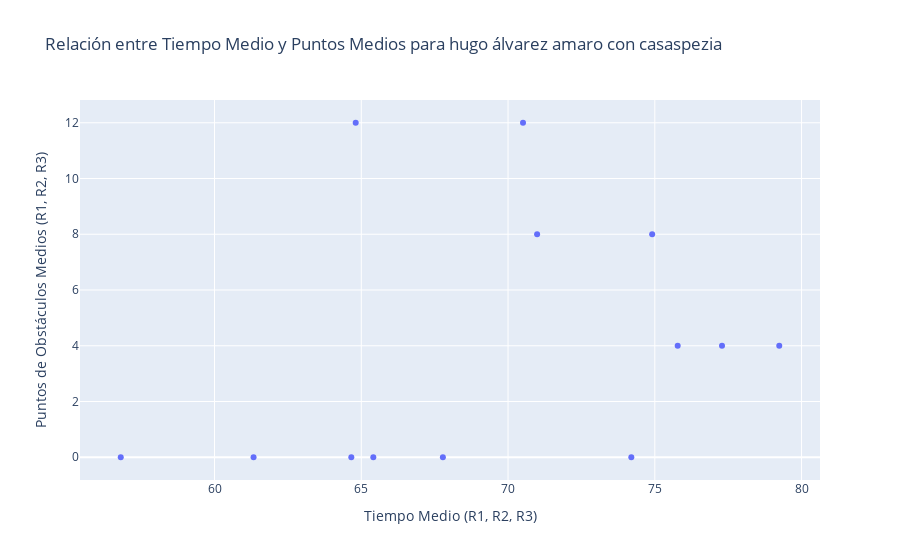

Notebook code cell kept with this figure:
### Code cell
import plotly.express as px
import pandas as pd

# Assuming you want to focus on 'casaspezia' ridden by 'hugo álvarez amaro'
rider_of_interest = 'hugo álvarez amaro'
horse_of_interest = 'casaspezia'

filtered_df = df[(df['jinete'] == rider_of_interest) & (df['caballo'] == horse_of_interest)].copy()

# Calculate the average time across available rounds
time_cols = ['tiempo_r1', 'tiempo_r2', 'tiempo_r3']
filtered_df['media_tiempo'] = filtered_df[time_cols].mean(axis=1)

# Calculate the average obstacle points across available rounds
puntos_obs_cols = ['puntos_obs_r1', 'puntos_obs_r2', 'puntos_obs_r3']
filtered_df['media_puntos_obs'] = filtered_df[puntos_obs_cols].mean(axis=1)

# Create the scatter plot of average time vs. average obstacle points
fig = px.scatter(
    filtered_df,
    x='media_tiempo',
    y='media_puntos_obs',
    hover_data=['fecha_prueba', 'prueba', 'concurso', 'puesto'],
    title=f'Relación entre Tiempo Medio y Puntos Medios para {rider_of_interest} con {horse_of_interest}',
    labels={'media_tiempo': 'Tiempo Medio (R1, R2, R3)', 'media_puntos_obs': 'Puntos de Obstáculos Medios (R1, R2, R3)'}
)

fig.show()

# Calculate the correlation coefficient between the averages
correlation_avg = filtered_df['media_tiempo'].corr(filtered_df['media_puntos_obs'])
print(f"Correlación entre Tiempo Medio y Puntos Medios: {correlation_avg:.2f}")

### Figure 1 — Plotly figure (JSON) as saved in the notebook; plotly's stock layout.template omitted (floating-point values rounded to 4 significant figures)
{"data": [{"customdata": [["2025-02-06T00:00:00", "1,50 (G) - A c.c. (238.2.1)", "CSI4* - 1st Week XXXI Andalucía Sunshine Tour 2025", 14], ["2025-02-07T00:00:00", "1,50 (G) - A c.c. (238.2.1)", "CSI4* - 1st Week XXXI Andalucía Sunshine Tour 2025", 42], ["2025-02-09T00:00:00", "1,55 (GP) - A.c.c. y desempate (238.2.2)", "CSI4* - 1st Week XXXI Andalucía Sunshine Tour 2025", 12], ["2025-02-14T00:00:00", "1,50 (GP) - A.c.c. y desempate (238.2.2)", "CSI4* - 2nd Week XXXI Andalucía Sunshine Tour 2025", 52], ["2025-02-16T00:00:00", "1,50 (GP) - A.c.c. y desempate (238.2.2)", "CSI4* - 2nd Week XXXI Andalucía Sunshine Tour 2025", 27], ["2025-02-21T00:00:00", "1,50 (G) - A c.c. (238.2.1)", "CSI4* - 3rd Week XXXI Andalucía Sunshine Tour 2025", null], ["2025-02-22T00:00:00", "1,45 (GP) - A.c.c. y desempate (238.2.2)", "CSI4* - 3rd Week XXXI Andalucía Sunshine Tour 2025", null], ["2025-03-13T00:00:00", "1,35 (G) - A c.c. (238.2.1)", "CSI4* - 6th Week XXXI Andalucía Sunshine Tour 2025", 1], ["2025-03-14T00:00:00", "1,50 (GP) - Dos Mangas (273.3.4)", "CSI4* - 6th Week XXXI Andalucía Sunshine Tour 2025", 10], ["2025-03-16T00:00:00", "1,55 (GP) - A.c.c. y desempate (238.2.2)", "CSI4* - 6th Week XXXI Andalucía Sunshine Tour 2025", 23], ["2025-03-20T00:00:00", "1,45 (M) - A con cronometro sin desempate (238.2.1)", "CSI4* - 7th Week XXXI Andalucía Sunshine Tour 2025", 4], ["2025-03-21T00:00:00", "1,50 (GP) - Dos Mangas (273.3.4)", "CSI4* - 7th Week XXXI Andalucía Sunshine Tour 2025", 6], ["2025-04-25T00:00:00", "1,45 (G) - A c.c. (238.2.1)", "SPRING MET IV - CSI3* GOLD", 66], ["2025-04-26T00:00:00", "1,50 (G) - A.c.c. y desempate (238.2.2)", "SPRING MET IV - CSI3* GOLD", 28], ["2025-04-27T00:00:00", "1,50 (GP) - A.c.c. y desempate (238.2.2)", "SPRING MET IV - CSI3* GOLD", 5]], "hovertemplate": "Tiempo Medio (R1, R2, R3)=%{x}<br>Puntos de Obstáculos Medios (R1, R2, R3)=%{y}<br>fecha_prueba=%{customdata[0]}<br>prueba=%{customdata[1]}<br>concurso=%{customdata[2]}<br>puesto=%{customdata[3]}<extra></extra>", "legendgroup": "", "marker": {"color": "#636efa", "symbol": "circle"}, "mode": "markers", "name": "", "orientation": "v", "showlegend": false, "type": "scatter", "x": [67.78, 70.51, 75.78, 70.99, 79.24, null, null, 61.33, 74.2, 77.29, 64.66, 65.41, 64.81, 74.91, 56.81], "xaxis": "x", "y": [0, 12, 4, 8, 4, null, null, 0, 0, 4, 0, 0, 12, 8, 0], "yaxis": "y"}], "layout": {"legend": {"tracegroupgap": 0}, "title": {"text": "Relación entre Tiempo Medio y Puntos Medios para hugo álvarez amaro con casaspezia"}, "xaxis": {"anchor": "y", "domain": [0, 1], "title": {"text": "Tiempo Medio (R1, R2, R3)"}}, "yaxis": {"anchor": "x", "domain": [0, 1], "title": {"text": "Puntos de Obstáculos Medios (R1, R2, R3)"}}}}
